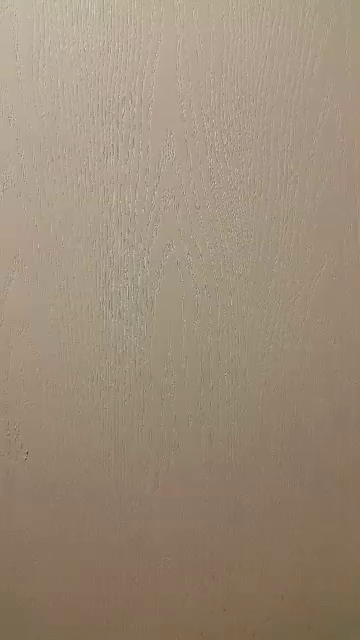
#> input picture frame 43 of ex2/Q3/hand_pic/hand_vid.mp4, 360 x 640 px, given in place of back.mp4, which was not available
$ python Q1.py
#> lines starting #> are read from the running program, lines starting #| are printed output that depends on the picture; after the words box and inside, x2 and y2 are one past the last pixel; in counts of white or black regions, pixels touching at a corner belong together; pictures that were not available may be replaced by others from this repository, and a replacement may not be noted
import cv2
import numpy as np

# cv2.namedWindow('Video')
# cv2.namedWindow('First_frame')
# cv2.namedWindow('difference')
cv2.namedWindow('finaly')

cap= cv2.VideoCapture('back.mp4')

_,first_frame= cap.read()
#> first_frame is the input picture: shape (640, 360, 3); mean B, G, R 120.3, 139.3, 155.9
resized_first_frame= cv2.resize(first_frame,(700,500))
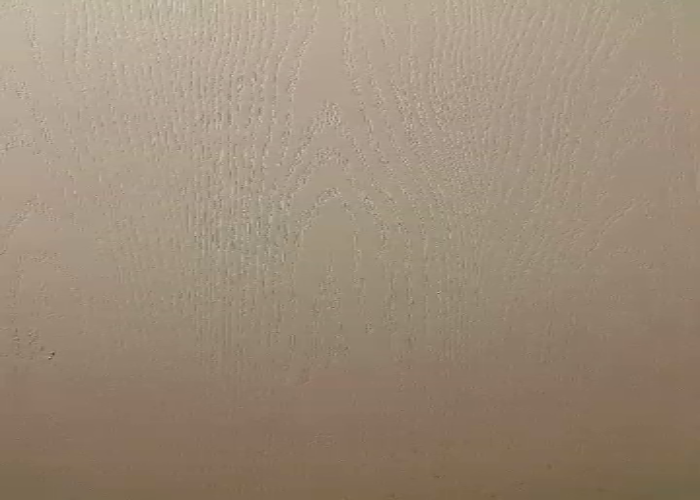
#> resized_first_frame: shape (500, 700, 3); mean B, G, R 120.2, 139.2, 155.8
first_gray= cv2.cvtColor(resized_first_frame, cv2.COLOR_BGR2GRAY)
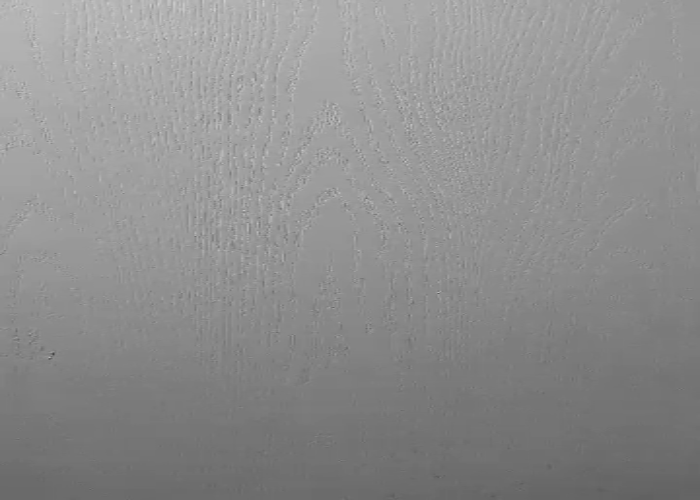
#> first_gray: shape (500, 700); min 68, max 208, mean 141.9


while True:
    ret, frame = cap.read()
    if ret is False:
        break

    resized_frame1= cv2.resize(frame,(700,500))
    resized_frame= cv2.resize(frame,(700,500))
    gray_frame= cv2.cvtColor(resized_frame,cv2.COLOR_BGR2GRAY)

    difference = cv2.absdiff(gray_frame, first_gray)
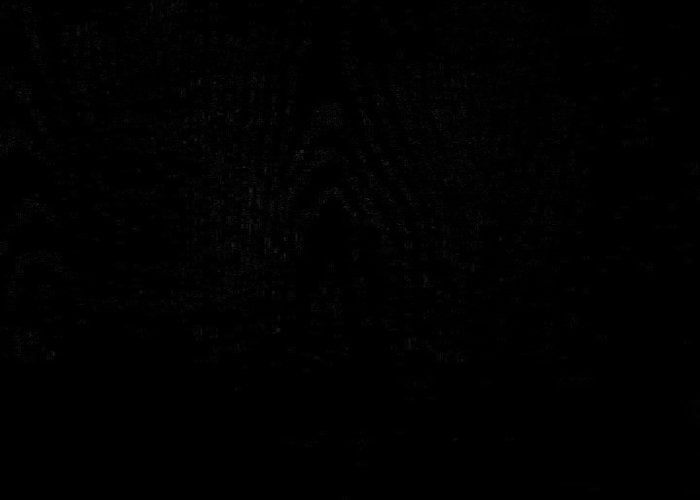
#> difference: shape (500, 700); min 0, max 42, mean 0.9
    _,thresh_difference = cv2.threshold(difference,50,255, cv2.THRESH_BINARY)
#> thresh_difference: shape (500, 700); every value is 0

    erosion = cv2.erode(thresh_difference, kernel=np.ones((3,3), np.uint8), iterations=5)
    dilation = cv2.dilate(erosion, kernel=np.ones((3,3), np.uint8), iterations=7)

    tmp = np.nonzero(dilation)
#> tmp = (empty array, empty array)
    if len(tmp[0]) > 0 and len(tmp[1]) > 0:
        cv2.rectangle(resized_frame, (min(tmp[1]), min(tmp[0])), (max(tmp[1]), max(tmp[0])), (0, 255, 0), 2)

    # [5 lines of commented-out code are left out]
    cv2.imshow('finaly',resized_frame)


    cv2.waitKey(30)
    if cv2.waitKey(5)==ord('q'):
#> (key q is pressed here)
        break

cap.release()
cv2.destroyAllWindows()

$ run again, starting later in the video
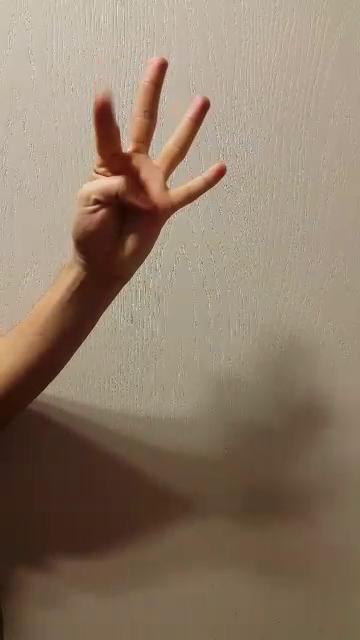
#> input picture frame 194 of ex2/Q3/hand_pic/hand_vid.mp4, 360 x 640 px, given in place of back.mp4, which was not available
#> first_frame is the input picture: shape (640, 360, 3); mean B, G, R 104.1, 123.1, 142
#> `_,thresh_difference = cv2.threshold(difference,50,255, cv2.THRESH_BINA..`:
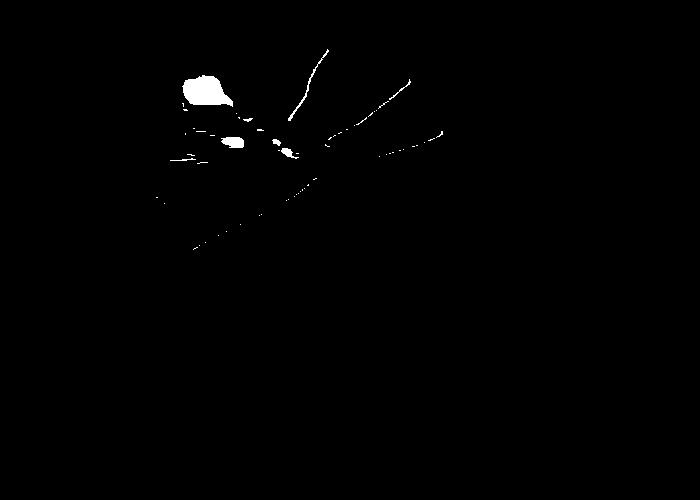
#> thresh_difference: shape (500, 700); 0.54% white; 63 white regions (55 under 20 px), largest, box (x1, y1, x2, y2) and area: (182, 75, 233, 107) 1090, (221, 137, 244, 148) 204, (288, 49, 329, 121) 167
#> erosion: shape (500, 700); 0.12% white; 1 white region, box (x1, y1, x2, y2) and area: (189, 81, 219, 100) 416
#> dilation: shape (500, 700); 0.37% white; 1 white region, box (x1, y1, x2, y2) and area: (182, 74, 226, 107) 1298
#> tmp = 1298 positions, rows 74 to 106, columns 182 to 225
#> `cv2.rectangle(resized_frame, (min(tmp[1]), min(tmp[0])), (max(tmp[1]),..`:
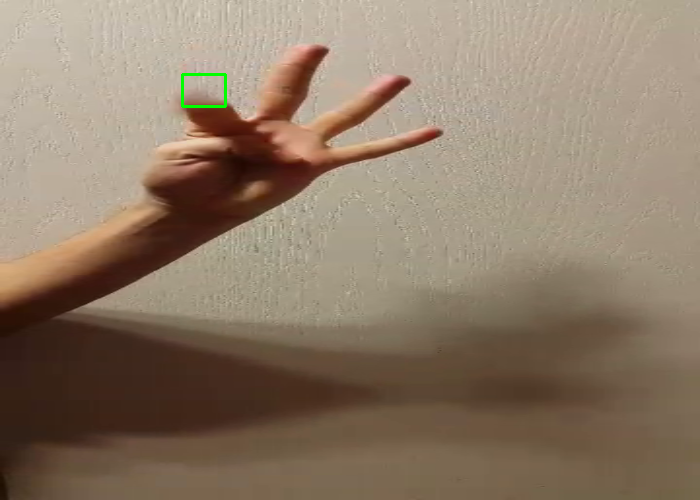
#> resized_frame: shape (500, 700, 3); mean B, G, R 104.2, 123.4, 141.8

$ run again, starting later in the video
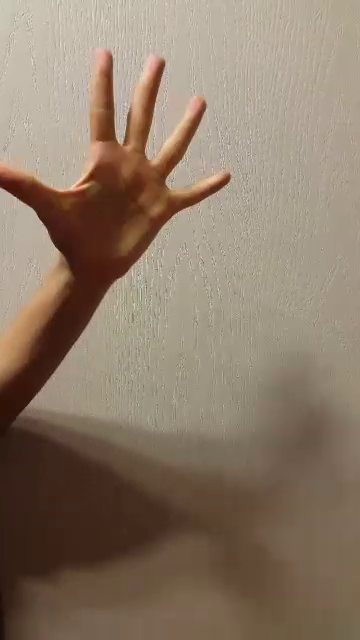
#> input picture frame 346 of ex2/Q3/hand_pic/hand_vid.mp4, 360 x 640 px, given in place of back.mp4, which was not available
#> first_frame is the input picture: shape (640, 360, 3); mean B, G, R 104.3, 122.2, 140.3
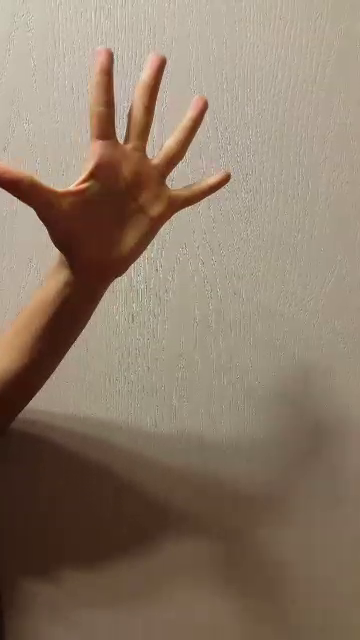
#> input picture frame 347 of ex2/Q3/hand_pic/hand_vid.mp4, 360 x 640 px, given in place of back.mp4, which was not available
#> frame is the input picture: shape (640, 360, 3); mean B, G, R 104.4, 122.3, 140.3
#> `difference = cv2.absdiff(gray_frame, first_gray)`:
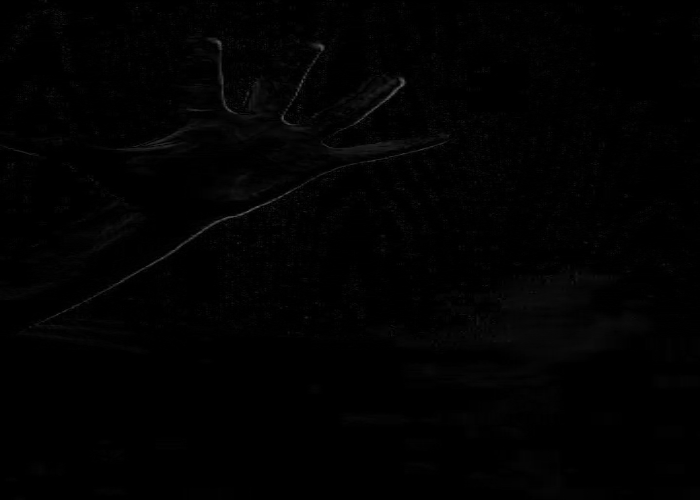
#> difference: shape (500, 700); min 0, max 104, mean 1.7
#> thresh_difference: shape (500, 700); 0.09% white in thin lines or dots, all inside (x1, y1, x2, y2) = (57, 41, 423, 315)
#> erosion: shape (500, 700); every value is 0
#> tmp = (empty array, empty array)
